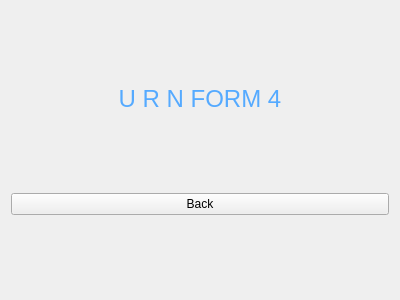
<?xml version="1.0" encoding="UTF-8"?>
<ui version="4.0">
 <class>Form</class>
 <widget class="QWidget" name="Form">
  <property name="geometry">
   <rect>
    <x>0</x>
    <y>0</y>
    <width>400</width>
    <height>300</height>
   </rect>
  </property>
  <property name="windowTitle">
   <string>Form</string>
  </property>
  <layout class="QGridLayout" name="gridLayout">
   <item row="0" column="0">
    <spacer name="verticalSpacer_3">
     <property name="orientation">
      <enum>Qt::Vertical</enum>
     </property>
     <property name="sizeHint" stdset="0">
      <size>
       <width>20</width>
       <height>66</height>
      </size>
     </property>
    </spacer>
   </item>
   <item row="1" column="0">
    <widget class="QLabel" name="label">
     <property name="font">
      <font>
       <pointsize>18</pointsize>
      </font>
     </property>
     <property name="styleSheet">
      <string notr="true">color: rgb(85, 170, 255);</string>
     </property>
     <property name="text">
      <string>U R N FORM 4</string>
     </property>
     <property name="alignment">
      <set>Qt::AlignCenter</set>
     </property>
    </widget>
   </item>
   <item row="2" column="0">
    <spacer name="verticalSpacer_2">
     <property name="orientation">
      <enum>Qt::Vertical</enum>
     </property>
     <property name="sizeHint" stdset="0">
      <size>
       <width>20</width>
       <height>65</height>
      </size>
     </property>
    </spacer>
   </item>
   <item row="3" column="0">
    <widget class="QPushButton" name="bck_btn4">
     <property name="text">
      <string>Back</string>
     </property>
    </widget>
   </item>
   <item row="4" column="0">
    <spacer name="verticalSpacer">
     <property name="orientation">
      <enum>Qt::Vertical</enum>
     </property>
     <property name="sizeHint" stdset="0">
      <size>
       <width>20</width>
       <height>66</height>
      </size>
     </property>
    </spacer>
   </item>
  </layout>
 </widget>
 <resources/>
 <connections/>
</ui>
